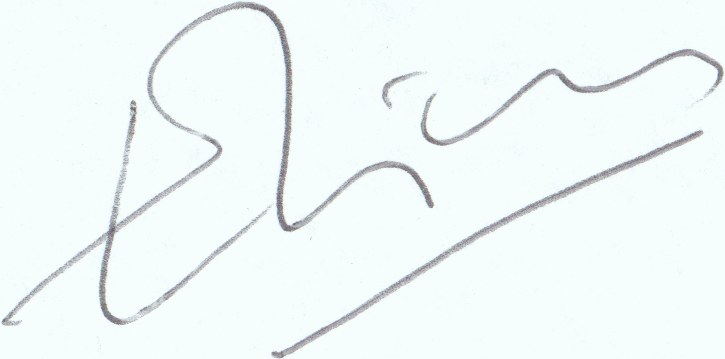
#> input picture TrainingSet/Offline Genuine/001_01.PNG, 725 x 359 px, found by its file name
$ python basicUsage.py
#> lines starting #> are read from the running program, lines starting #| are printed output that depends on the picture
#!/usr/bin/env python

from __future__ import print_function
import cv2
import sys
import numpy as np
import os
img = cv2.imread('./training_set/Offline_Genuine/001_01.PNG', 1)
#> img is the input picture: shape (359, 725, 3); mean B, G, R 248.5, 248.2, 240.4
img = cv2.resize(img, (200, 50), interpolation=cv2.INTER_AREA)
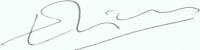
#> img: shape (50, 200, 3); mean B, G, R 248.5, 248.3, 240.5
gray = cv2.cvtColor(img, cv2.COLOR_BGR2GRAY)
(thresh, bw) = cv2.threshold(gray, 128, 255, cv2.THRESH_BINARY | cv2.THRESH_OTSU)
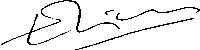
#> bw: shape (50, 200); 93.6% white; black in thin lines or dots
#> thresh = 220

$ run again, with TrainingSet/Offline Genuine/001_04.PNG copied over TrainingSet/Offline Genuine/001_01.PNG
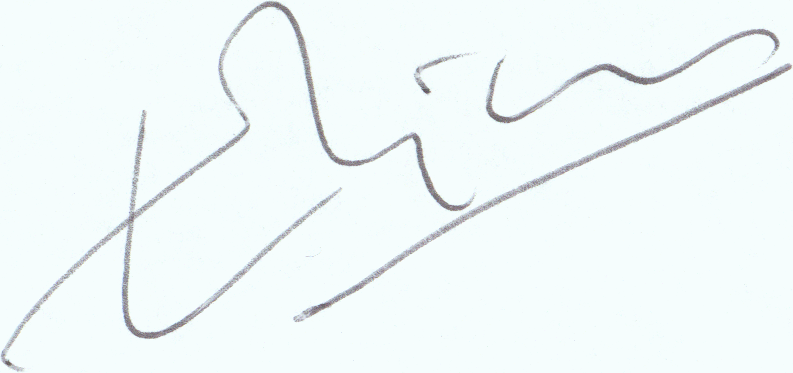
#> input picture TrainingSet/Offline Genuine/001_04.PNG, 793 x 373 px, found by its file name
#> img is the input picture: shape (373, 793, 3); mean B, G, R 249.1, 248.8, 241
#> `img = cv2.resize(img, (200, 50), interpolation=cv2.INTER_AREA)`:
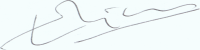
#> img: shape (50, 200, 3); mean B, G, R 249.2, 248.8, 241.1
#> `(thresh, bw) = cv2.threshold(gray, 128, 255, cv2.THRESH_BINARY | cv2.T..`:
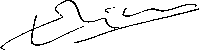
#> bw: shape (50, 200); 94.1% white; black in thin lines or dots
#> thresh = 221

$ run again, with TrainingSet/Offline Genuine/001_05.PNG copied over TrainingSet/Offline Genuine/001_01.PNG
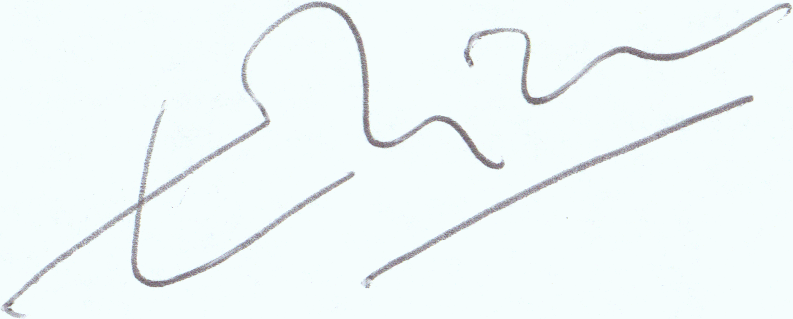
#> input picture TrainingSet/Offline Genuine/001_05.PNG, 793 x 319 px, found by its file name
#> img is the input picture: shape (319, 793, 3); mean B, G, R 248.7, 248.4, 240.8
#> `img = cv2.resize(img, (200, 50), interpolation=cv2.INTER_AREA)`:
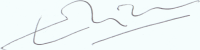
#> img: shape (50, 200, 3); mean B, G, R 248.8, 248.4, 240.8
#> `(thresh, bw) = cv2.threshold(gray, 128, 255, cv2.THRESH_BINARY | cv2.T..`:
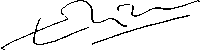
#> bw: shape (50, 200); 94.2% white; black in thin lines or dots
#> thresh = 218

$ run again, with TrainingSet/Offline Genuine/001_06.PNG copied over TrainingSet/Offline Genuine/001_01.PNG
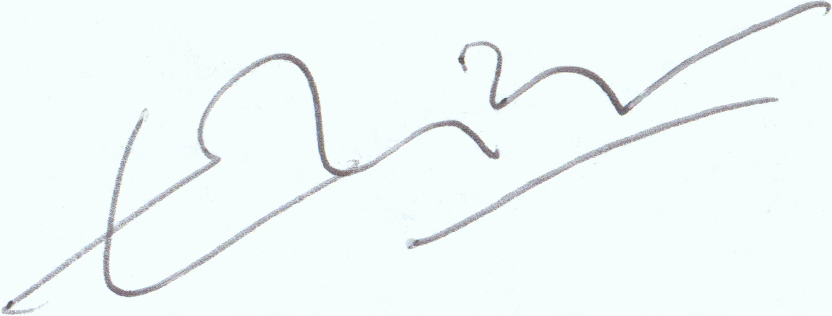
#> input picture TrainingSet/Offline Genuine/001_06.PNG, 832 x 316 px, found by its file name
#> img is the input picture: shape (316, 832, 3); mean B, G, R 248.9, 248.6, 241
#> `img = cv2.resize(img, (200, 50), interpolation=cv2.INTER_AREA)`:
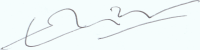
#> img: shape (50, 200, 3); mean B, G, R 249, 248.7, 241
#> `(thresh, bw) = cv2.threshold(gray, 128, 255, cv2.THRESH_BINARY | cv2.T..`:
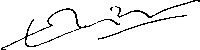
#> bw: shape (50, 200); 94.2% white; black in thin lines or dots
#> thresh = 219
